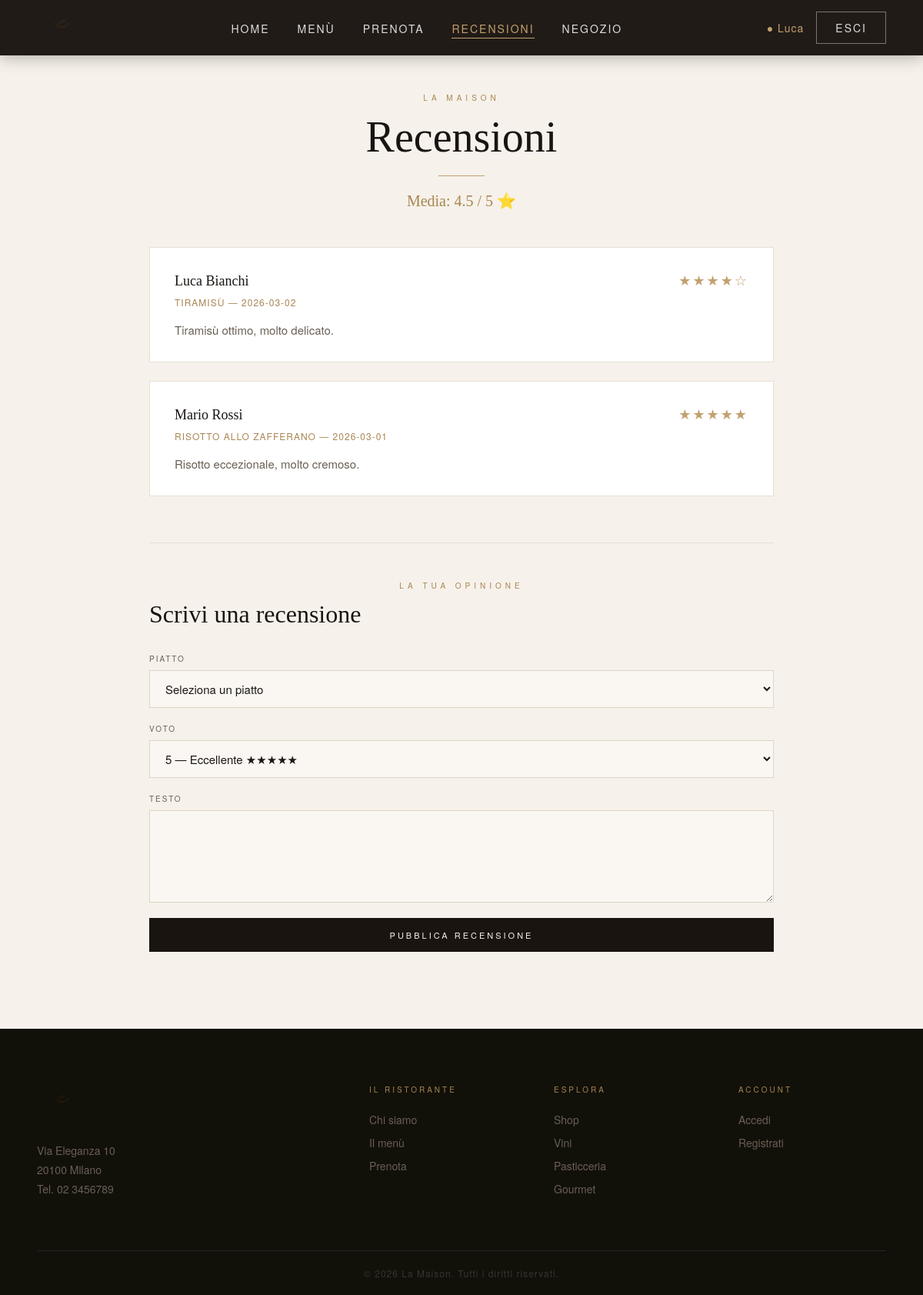
The app's page /paginephp/recensioni.php (signed in) with its own data.
### tables this page shows
CREATE TABLE RECENSIONE (
  IdRecensione INT AUTO_INCREMENT,
  IdUtente INT,
  IdPiatto INT,
  Voto INT,
  Data DATE,
  Testo TEXT,
  RispostaAdmin TEXT NULL,
  PRIMARY KEY (IdRecensione),
  FOREIGN KEY (IdUtente) REFERENCES UTENTE(IdUtente),
  FOREIGN KEY (IdPiatto) REFERENCES PIATTO(IdPiatto)
);

CREATE TABLE UTENTE (
  IdUtente INT AUTO_INCREMENT,
  Nome VARCHAR(255),
  Cognome VARCHAR(255),
  Email VARCHAR(255),
  Password VARCHAR(255),
  CAP VARCHAR(10),
  DataNascita DATE,
  Provincia VARCHAR(255),
  Ruolo VARCHAR(50) DEFAULT 'cliente',
  PRIMARY KEY (IdUtente),
  UNIQUE (Email)
);

CREATE TABLE PIATTO (
  IdPiatto INT AUTO_INCREMENT,
  IdMenu INT,
  Nome VARCHAR(255),
  Descrizione TEXT,
  Prezzo DECIMAL(10,2),
  PRIMARY KEY (IdPiatto),
  FOREIGN KEY (IdMenu) REFERENCES MENU(IdMenu)
);

### paginephp/recensioni.php (the view, shortened to what this page needs)
<?php
require_once "../autenticazione/connect.php";
$recensioni = $conn->query("
    SELECT R.Voto, R.Testo, R.Data, R.RispostaAdmin, U.Nome, U.Cognome, P.Nome AS Piatto
    FROM RECENSIONE R
    JOIN UTENTE U ON R.IdUtente = U.IdUtente
    JOIN PIATTO P ON R.IdPiatto = P.IdPiatto
    ORDER BY R.Data DESC
")->fetchAll(PDO::FETCH_ASSOC);
$mediaVoti = $conn->query("SELECT ROUND(AVG(Voto),1) FROM RECENSIONE")->fetchColumn();
?>
<!DOCTYPE html>
<html lang="it">
<head>
    <link rel="stylesheet" href="../index.css">
    <link rel="stylesheet" href="../css/recensioni.css">
</head>
<body>
<nav class="navbar scrolled" id="navbar">
    <a href="../index.php" class="navbar-logo">
        <img src="../CartellaImage/logo.png" alt="La Maison">
    </a>
    <ul class="navbar-links">
        <li><a href="../index.php">Home</a></li>
        <li><a href="menu.php">Menù</a></li>
        <li><a href="prenotaTavolo.php">Prenota</a></li>
        <li><a href="recensioni.php" class="attivo">Recensioni</a></li>
        <li><a href="shop.php">Negozio</a></li>
    </ul>
    <div class="navbar-auth">
        <?php if (isset($_SESSION['idUtente'])): ?>
            <span class="utente-icona">● <?= htmlspecialchars($_SESSION['nome']) ?></span>
            <a href="../autenticazione/logout.php" class="navbar-btn">Esci</a>
        <?php else: ?>
            <a href="../autenticazione/login.php" class="navbar-btn">Accedi</a>
        <?php endif; ?>
    </div>
</nav>
<section class="pagina-recensioni">
    <p class="rec-etichetta">La Maison</p>
    <h1 class="rec-titolo">Recensioni</h1>
    <?php if ($mediaVoti): ?>
        <p class="rec-media">Media: <?= $mediaVoti ?> / 5 ⭐</p>
    <?php endif; ?>
    <div class="rec-lista">
        <?php foreach ($recensioni as $r): ?>
        <div class="rec-card">
            <div class="rec-card-header">
                <span class="rec-autore"><?= htmlspecialchars($r['Nome']) ?> <?= htmlspecialchars($r['Cognome']) ?></span>
                <span class="rec-stelle"><?= str_repeat('★', $r['Voto']) ?><?= str_repeat('☆', 5 - $r['Voto']) ?></span>
            </div>
            <p class="rec-piatto"><?= htmlspecialchars($r['Piatto']) ?> — <?= $r['Data'] ?></p>
            <p class="rec-testo"><?= htmlspecialchars($r['Testo']) ?></p>
        </div>
        <?php endforeach; ?>
    </div>
    <?php if (isset($_SESSION['idUtente'])): ?>
    <div class="rec-form-wrapper">
        <p class="rec-etichetta">La tua opinione</p>
        <h2 class="rec-form-titolo">Scrivi una recensione</h2>
        <form action="recensioni.php" method="POST" class="rec-form">
            <div class="rec-form-gruppo">
                <label class="rec-label">Piatto</label>
                <select name="idPiatto" required class="rec-input">
                    <option value="">Seleziona un piatto</option>
                </select>
            </div>
            <div class="rec-form-gruppo">
                <label class="rec-label">Voto</label>
                <select name="voto" required class="rec-input">
                    <option value="5">5 — Eccellente ★★★★★</option>
                </select>
            </div>
            <div class="rec-form-gruppo">
                <label class="rec-label">Testo</label>
                <textarea name="testo" rows="4" required class="rec-input rec-textarea"></textarea>
            </div>
            <button type="submit" class="rec-bottone">Pubblica recensione</button>
        </form>
    </div>
    <?php else: ?>
        <p class="rec-login"><a href="../autenticazione/login.php">Accedi</a> per lasciare una recensione.</p>
    <?php endif; ?>
</section>
<footer class="footer">
    <div class="footer-inner">
        <div class="footer-col">
            <img src="../CartellaImage/logo.png" alt="La Maison" class="footer-logo">
            <p>Via Eleganza 10<br>20100 Milano<br>Tel. 02 3456789</p>
        </div>
        <div class="footer-col">
            <p class="footer-titolo">Il ristorante</p>
            <a href="chiSiamo.php">Chi siamo</a>
            <a href="menu.php">Il menù</a>
            <a href="prenotaTavolo.php">Prenota</a>
        </div>
        <div class="footer-col">
            <p class="footer-titolo">Esplora</p>
            <a href="shop.php">Shop</a>
            <a href="vini.php">Vini</a>
            <a href="pasticceria.php">Pasticceria</a>
            <a href="gourmet.php">Gourmet</a>
        </div>
        <div class="footer-col">
            <p class="footer-titolo">Account</p>
            <a href="../autenticazione/login.php">Accedi</a>
            <a href="../autenticazione/signup.php">Registrati</a>
        </div>
    </div>
    <div class="footer-bottom">
        <p>© <?= date('Y') ?> La Maison. Tutti i diritti riservati.</p>
    </div>
</footer>
</body>
</html>

### index.css (style rules this page uses)
* { margin: 0; padding: 0; box-sizing: border-box; }
html { scroll-behavior: smooth; }
body { font-family: "Helvetica Neue", Arial, sans-serif; background: #f6f1ea; color: #1b1714; }
.navbar { position: fixed; top: 0; left: 0; right: 0; z-index: 100; display: flex; align-items: center; justify-content: space-between; padding: 0 48px; height: 72px; background: transparent; transition: background 0.3s ease, box-shadow 0.3s ease; }
.navbar.scrolled { background: rgba(26, 20, 16, 0.97); box-shadow: 0 2px 20px rgba(0,0,0,0.3); }
.navbar-logo img { height: 52px; display: block; }
.navbar-links { list-style: none; display: flex; gap: 36px; align-items: center; }
.navbar-links a { color: rgba(255,255,255,0.85); font-size: 14px; letter-spacing: 2px; text-transform: uppercase; text-decoration: none; transition: color 0.2s; padding-bottom: 2px; border-bottom: 1px solid transparent; }
.navbar-links a:hover, .navbar-links a.attivo { color: #c2a06e; border-bottom-color: #c2a06e; }
.navbar-auth { display: flex; align-items: center; gap: 16px; }
.utente-icona { color: #c2a06e; font-size: 14px; letter-spacing: 1px; }
.navbar-btn { color: rgba(255,255,255,0.85); font-size: 14px; letter-spacing: 2px; text-transform: uppercase; text-decoration: none; border: 1px solid rgba(255,255,255,0.4); padding: 10px 24px; transition: all 0.2s; }
.footer { background: #111009; padding: 70px 48px 0; }
.footer-inner { max-width: 1200px; margin: 0 auto; display: grid; grid-template-columns: 2fr 1fr 1fr 1fr; gap: 48px; padding-bottom: 60px; border-bottom: 1px solid #2a2520; }
.footer-logo { height: 52px; display: block; margin-bottom: 24px; filter: brightness(0.8); }
.footer-col p { font-size: 14px; line-height: 1.8; color: #6a5f54; }
.footer-titolo { font-size: 10px !important; letter-spacing: 3px; text-transform: uppercase; color: #a98552 !important; margin-bottom: 20px; }
.footer-col a { display: block; font-size: 14px; color: #6a5f54; text-decoration: none; margin-bottom: 10px; transition: color 0.2s; }
.footer-bottom { max-width: 1200px; margin: 0 auto; padding: 20px 0; text-align: center; }
.footer-bottom p { font-size: 12px; color: #3a3530; letter-spacing: 1px; }

### css/recensioni.css (style rules this page uses)
* { margin: 0; padding: 0; box-sizing: border-box; }
.pagina-recensioni { max-width: 860px; margin: 0 auto; padding: 120px 24px 100px; }
.rec-etichetta { text-align: center; font-size: 10px; letter-spacing: 5px; text-transform: uppercase; color: #a98552; margin-bottom: 12px; }
.rec-titolo { font-family: Georgia, serif; font-size: 56px; font-weight: 400; text-align: center; color: #181412; }
.rec-titolo::after { content: ""; display: block; width: 60px; height: 1px; background: #c2a06e; margin: 18px auto 0; }
.rec-media { text-align: center; font-family: Georgia, serif; font-size: 20px; color: #a98552; margin: 20px 0 48px; }
.rec-lista { display: flex; flex-direction: column; gap: 24px; margin-bottom: 60px; }
.rec-card { background: #ffffff; border: 1px solid #e8dfd3; padding: 28px 32px; transition: box-shadow 0.2s; }
.rec-card-header { display: flex; justify-content: space-between; align-items: baseline; margin-bottom: 8px; }
.rec-autore { font-family: Georgia, serif; font-size: 18px; color: #181412; }
.rec-stelle { color: #c2a06e; font-size: 18px; letter-spacing: 2px; }
.rec-piatto { font-size: 12px; color: #a98552; letter-spacing: 1px; margin-bottom: 14px; text-transform: uppercase; }
.rec-testo { font-size: 15px; line-height: 1.8; color: #6a5f54; }
.rec-form-wrapper { border-top: 1px solid #e8dfd3; padding-top: 48px; }
.rec-form-titolo { font-family: Georgia, serif; font-size: 32px; font-weight: 400; color: #181412; margin-bottom: 32px; }
.rec-form { display: flex; flex-direction: column; gap: 20px; }
.rec-form-gruppo { display: flex; flex-direction: column; gap: 8px; }
.rec-label { font-size: 10px; letter-spacing: 2px; text-transform: uppercase; color: #6a5f54; }
.rec-input { width: 100%; padding: 12px 16px; border: 1px solid #e0d6c8; background: #faf7f3; font-size: 15px; color: #1b1714; font-family: inherit; outline: none; transition: border-color 0.2s; }
.rec-textarea { resize: vertical; min-height: 120px; }
.rec-bottone { padding: 14px; background: #1a1410; color: #f6f1ea; font-size: 11px; letter-spacing: 3px; text-transform: uppercase; border: none; cursor: pointer; font-family: inherit; transition: background 0.2s; }

### records on screen
recensione: IdUtente.Nome "Luca", IdUtente.Cognome "Bianchi", Voto "★★★★", Voto "☆", IdPiatto.Nome "TIRAMISÙ", Data "2026-03-02", Testo "Tiramisù ottimo, molto delicato."
recensione: IdUtente.Nome "Mario", IdUtente.Cognome "Rossi", Voto "★★★★★", IdPiatto.Nome "RISOTTO ALLO ZAFFERANO", Data "2026-03-01", Testo "Risotto eccezionale, molto cremoso."

### other values on screen
$_SESSION['nome'] "Luca"
$mediaVoti "4.5"
